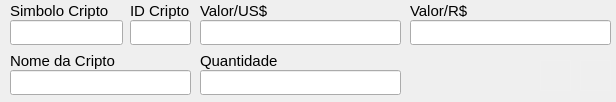
<?xml version="1.0" encoding="UTF-8"?>
<ui version="4.0">
 <class>Dialog</class>
 <widget class="QDialog" name="Dialog">
  <property name="geometry">
   <rect>
    <x>0</x>
    <y>0</y>
    <width>616</width>
    <height>102</height>
   </rect>
  </property>
  <property name="sizePolicy">
   <sizepolicy hsizetype="Preferred" vsizetype="Preferred">
    <horstretch>0</horstretch>
    <verstretch>0</verstretch>
   </sizepolicy>
  </property>
  <property name="minimumSize">
   <size>
    <width>0</width>
    <height>0</height>
   </size>
  </property>
  <property name="maximumSize">
   <size>
    <width>16777215</width>
    <height>16777215</height>
   </size>
  </property>
  <property name="font">
   <font>
    <pointsize>11</pointsize>
   </font>
  </property>
  <property name="windowTitle">
   <string>Cadastrar Cripto Moeda</string>
  </property>
  <property name="modal">
   <bool>true</bool>
  </property>
  <widget class="QLabel" name="label">
   <property name="geometry">
    <rect>
     <x>10</x>
     <y>0</y>
     <width>101</width>
     <height>21</height>
    </rect>
   </property>
   <property name="text">
    <string>Simbolo Cripto</string>
   </property>
  </widget>
  <widget class="QLineEdit" name="lineEdit">
   <property name="geometry">
    <rect>
     <x>10</x>
     <y>20</y>
     <width>113</width>
     <height>25</height>
    </rect>
   </property>
   <property name="styleSheet">
    <string notr="true">QLineEdit:focus {
	border: 2px solid rgb(0, 85, 255);
	background-color: rgb(255, 255, 231);
}</string>
   </property>
   <property name="maxLength">
    <number>10</number>
   </property>
  </widget>
  <widget class="QLabel" name="label_2">
   <property name="geometry">
    <rect>
     <x>200</x>
     <y>0</y>
     <width>91</width>
     <height>21</height>
    </rect>
   </property>
   <property name="text">
    <string>Valor/US$</string>
   </property>
  </widget>
  <widget class="QLabel" name="label_3">
   <property name="geometry">
    <rect>
     <x>410</x>
     <y>0</y>
     <width>91</width>
     <height>21</height>
    </rect>
   </property>
   <property name="text">
    <string>Valor/R$</string>
   </property>
  </widget>
  <widget class="QPushButton" name="pushButton_SALVAR">
   <property name="enabled">
    <bool>false</bool>
   </property>
   <property name="geometry">
    <rect>
     <x>580</x>
     <y>60</y>
     <width>31</width>
     <height>31</height>
    </rect>
   </property>
   <property name="cursor">
    <cursorShape>PointingHandCursor</cursorShape>
   </property>
   <property name="styleSheet">
    <string notr="true">QPushButton {
	border: 1px solid rgb(240, 240, 240);
}

QPushButton:hover {
	border: 1px solid rgb(45, 204, 112);
}

QPushButton:pressed {
	border: 1px solid rgb(0, 255, 0);
}</string>
   </property>
   <property name="text">
    <string/>
   </property>
   <property name="icon">
    <iconset>
     <normaloff>../images/sim.png</normaloff>../images/sim.png</iconset>
   </property>
   <property name="iconSize">
    <size>
     <width>32</width>
     <height>32</height>
    </size>
   </property>
   <property name="shortcut">
    <string>Enter</string>
   </property>
  </widget>
  <widget class="QPushButton" name="pushButton_CANCELA">
   <property name="geometry">
    <rect>
     <x>540</x>
     <y>60</y>
     <width>31</width>
     <height>31</height>
    </rect>
   </property>
   <property name="cursor">
    <cursorShape>PointingHandCursor</cursorShape>
   </property>
   <property name="styleSheet">
    <string notr="true">QPushButton {
	border: 1px solid rgb(240, 240, 240);
}

QPushButton:hover {
	border: 1px solid rgb(186, 0, 0);
}

QPushButton:pressed {
	border: 1px solid rgb(255, 0, 0);
}</string>
   </property>
   <property name="text">
    <string/>
   </property>
   <property name="icon">
    <iconset>
     <normaloff>../images/nao.png</normaloff>../images/nao.png</iconset>
   </property>
   <property name="iconSize">
    <size>
     <width>32</width>
     <height>32</height>
    </size>
   </property>
   <property name="shortcut">
    <string>Esc</string>
   </property>
  </widget>
  <widget class="QLineEdit" name="lineEdit_2">
   <property name="geometry">
    <rect>
     <x>200</x>
     <y>20</y>
     <width>201</width>
     <height>25</height>
    </rect>
   </property>
   <property name="styleSheet">
    <string notr="true">QLineEdit:focus {
	border: 2px solid rgb(0, 85, 255);
	background-color: rgb(255, 255, 231);
}</string>
   </property>
  </widget>
  <widget class="QLineEdit" name="lineEdit_3">
   <property name="geometry">
    <rect>
     <x>410</x>
     <y>20</y>
     <width>201</width>
     <height>25</height>
    </rect>
   </property>
   <property name="styleSheet">
    <string notr="true">QLineEdit:focus {
	border: 2px solid rgb(0, 85, 255);
	background-color: rgb(255, 255, 231);
}</string>
   </property>
  </widget>
  <widget class="QLabel" name="label_4">
   <property name="enabled">
    <bool>false</bool>
   </property>
   <property name="geometry">
    <rect>
     <x>410</x>
     <y>70</y>
     <width>101</width>
     <height>20</height>
    </rect>
   </property>
   <property name="font">
    <font>
     <pointsize>9</pointsize>
    </font>
   </property>
   <property name="text">
    <string/>
   </property>
  </widget>
  <widget class="QLineEdit" name="lineEdit_4">
   <property name="geometry">
    <rect>
     <x>130</x>
     <y>20</y>
     <width>61</width>
     <height>25</height>
    </rect>
   </property>
   <property name="styleSheet">
    <string notr="true">QLineEdit:focus {
	border: 2px solid rgb(0, 85, 255);
	background-color: rgb(255, 255, 231);
}</string>
   </property>
  </widget>
  <widget class="QLabel" name="label_5">
   <property name="geometry">
    <rect>
     <x>130</x>
     <y>0</y>
     <width>91</width>
     <height>21</height>
    </rect>
   </property>
   <property name="text">
    <string>ID Cripto</string>
   </property>
  </widget>
  <widget class="QLineEdit" name="lineEdit_5">
   <property name="geometry">
    <rect>
     <x>200</x>
     <y>70</y>
     <width>201</width>
     <height>25</height>
    </rect>
   </property>
   <property name="styleSheet">
    <string notr="true">QLineEdit:focus {
	border: 2px solid rgb(0, 85, 255);
	background-color: rgb(255, 255, 231);
}</string>
   </property>
  </widget>
  <widget class="QLabel" name="label_6">
   <property name="geometry">
    <rect>
     <x>200</x>
     <y>50</y>
     <width>91</width>
     <height>21</height>
    </rect>
   </property>
   <property name="text">
    <string>Quantidade</string>
   </property>
  </widget>
  <widget class="QLineEdit" name="lineEdit_6">
   <property name="geometry">
    <rect>
     <x>10</x>
     <y>70</y>
     <width>181</width>
     <height>25</height>
    </rect>
   </property>
   <property name="styleSheet">
    <string notr="true">QLineEdit:focus {
	border: 2px solid rgb(0, 85, 255);
	background-color: rgb(255, 255, 231);
}</string>
   </property>
   <property name="maxLength">
    <number>30</number>
   </property>
  </widget>
  <widget class="QLabel" name="label_7">
   <property name="geometry">
    <rect>
     <x>10</x>
     <y>50</y>
     <width>111</width>
     <height>21</height>
    </rect>
   </property>
   <property name="text">
    <string>Nome da Cripto</string>
   </property>
  </widget>
 </widget>
 <tabstops>
  <tabstop>lineEdit</tabstop>
  <tabstop>lineEdit_4</tabstop>
  <tabstop>lineEdit_2</tabstop>
  <tabstop>lineEdit_3</tabstop>
  <tabstop>lineEdit_6</tabstop>
  <tabstop>lineEdit_5</tabstop>
  <tabstop>pushButton_SALVAR</tabstop>
  <tabstop>pushButton_CANCELA</tabstop>
 </tabstops>
 <resources/>
 <connections/>
</ui>
